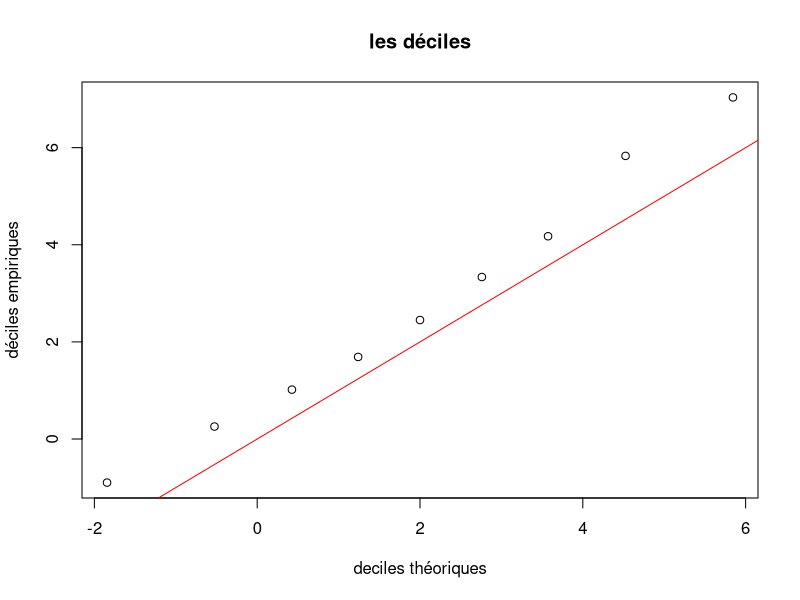
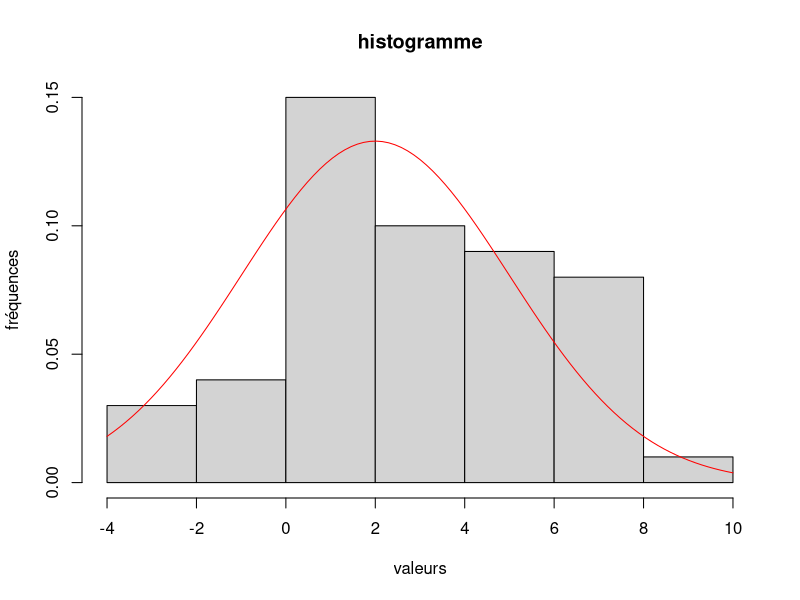
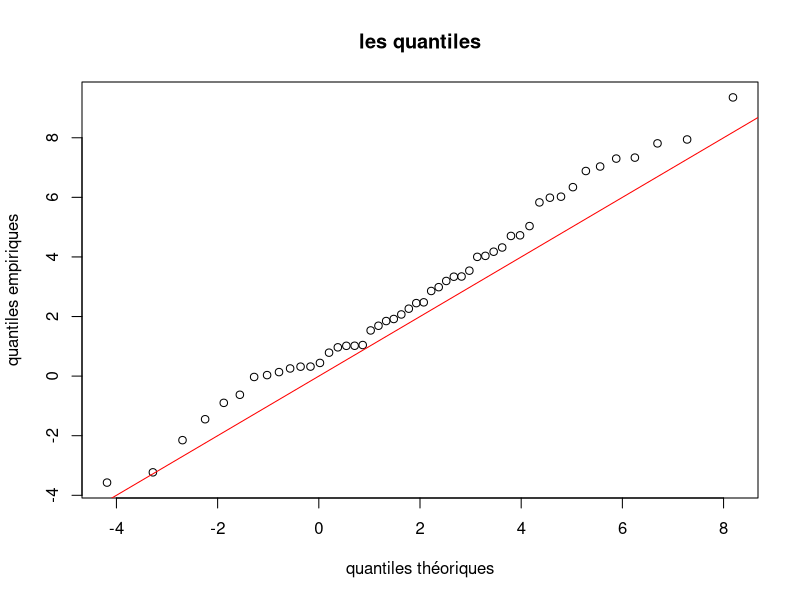
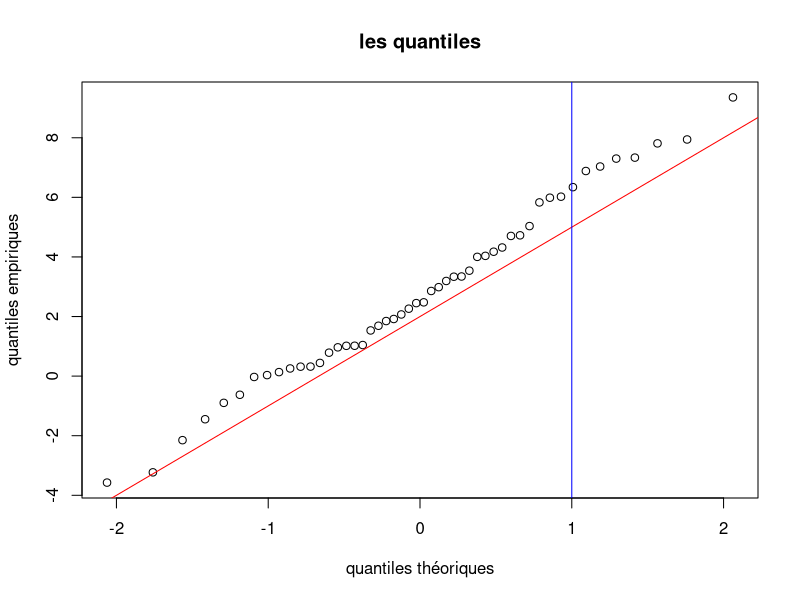

These charts were generated, in order, by the following R code:
# Dans cette partie X est une variable al ́eatoire de loi N (2, 4).

# Exercice 1 : quantiles empiriques ou th ́eoriques
# Le quantile empirique d’ordre α d’un  ́echantillon de n tirages ind ́ependants x1, x2, ..., xn de X est la
# valeur pour laquelle, la proportion des xi qui se trouvent inf ́erieurs ou  ́egaux `a cette valeur, vaut α. Le
# quantile th ́eorique d’ordre α appel ́e quantile (et calcul ́e par la fonction de quantile qnorm()) est la valeur
# telle que la probabilit ́e que X soit inf ́erieur ou  ́egal `a cette valeur, vaille α

# 1. Simuler un  ́echantillon de taille n = 50 de X et l’affecter `a x.

mu <- 2
sigma <- 3
n <- 50

x <- rnorm(n, mu, sigma)

# 2. Calculer les quantiles empiriques d’ordre 10%, 20%, ..., 90% de x (appel ́es aussi les d ́eciles empiriques
# car ils permettent de couper l’ ́echantillon en dix) `a l’aide de la fonction quantile() et en utilisant
# l’option type=1.

demp <- quantile(x, probs = seq(0.1, 0.9, 0.1), type = 1)

# 3. Calculer les quantiles th ́eoriques d’ordre 10%, 20%, ..., 90% de X `a l’aide de la fonction qnorm()

dtheo <- qnorm(seq(0.1, 0.9, 0.1), mu, sigma)

# 4. Faire un graphe des 9 points d’abscisses les d ́eciles et d’ordonn ́ees les d ́eciles empiriques. Ajouter
# la droite y = x. Commentaire

plot(dtheo, demp, main = "les déciles", xlab = "deciles théoriques", ylab = "déciles empiriques")
abline(0, 1, col = "red")

# 5. Faire un histogramme des observations tir ́ees et y superposer la densit ́e de la loi N (2, 4). Commen-
# taire.

hist(x, main = "histogramme", xlab = "valeurs", ylab = "fréquences", freq = FALSE)
curve(dnorm(x, mu, sigma), col = "red", add = TRUE)

# 6. Calculer les quantiles empiriques d’ordre 1/(n + 1), 2/(n + 1), ...., n/(n + 1) de x. Les comparer aux
# valeurs ordonn ́ees de l’ ́echantillon que l’on obtiendra avec la commande sort(x).

emp <- quantile(x, probs = seq(1 / (n + 1), n / (n + 1), 1 / (n + 1)), type = 1)
sort(x)

# 7. Calculer les quantiles th ́eoriques d’ordre 1/(n + 1), 2/(n + 1), ...., n/(n + 1) de X et tracer les points
# d’abscisses quantiles th ́eoriques et ordonn ́ees quantiles empiriques. Y ajouter la droite y = x.

theo <- qnorm(seq(1 / (n + 1), n / (n + 1), 1 / (n + 1)), mu, sigma)
plot(theo, emp, main = "les quantiles", xlab = "quantiles théoriques", ylab = "quantiles empiriques")
abline(0, 1, col = "red")

# 8. Reprendre les quantiles th ́eoriques d’ordre 1/(n + 1), 2/(n + 1), ...., n/(n + 1) de la variable normale
# centr ́ee r ́eduite U , calcul ́es dans la question 4 du premier exercice 1. Faire un plot() des valeurs
# ordonn ́ees de l’ ́echantillon selon les quantiles th ́eoriques d’ordre 1/(n + 1), 2/(n + 1), ...., n/(n + 1)
# de la variable normale centr ́ee r ́eduite U . Y ajouter la droite d’ ́equation y = σx + μ pour μ = 2 et
# σ = 2. Cette droite s’appelle droite de Henry et permet d’appr ́ecier la normalit ́e d’un  ́echantillon
# x1, ..., xn. Plus les points sont proches de la droite plus l’hypoth`ese de normalit ́e faite sur la variable
# qui a g ́en ́er ́e ces observations est correcte.

qtheoc <- qnorm(seq(1 / (n + 1), n / (n + 1), 1 / (n + 1)), 0, 1)
plot(qtheoc, sort(x), main = "les quantiles", xlab = "quantiles théoriques", ylab = "quantiles empiriques")
abline(mu, sigma, col = "red")
abline(v = 1, col = "blue")
abline()
